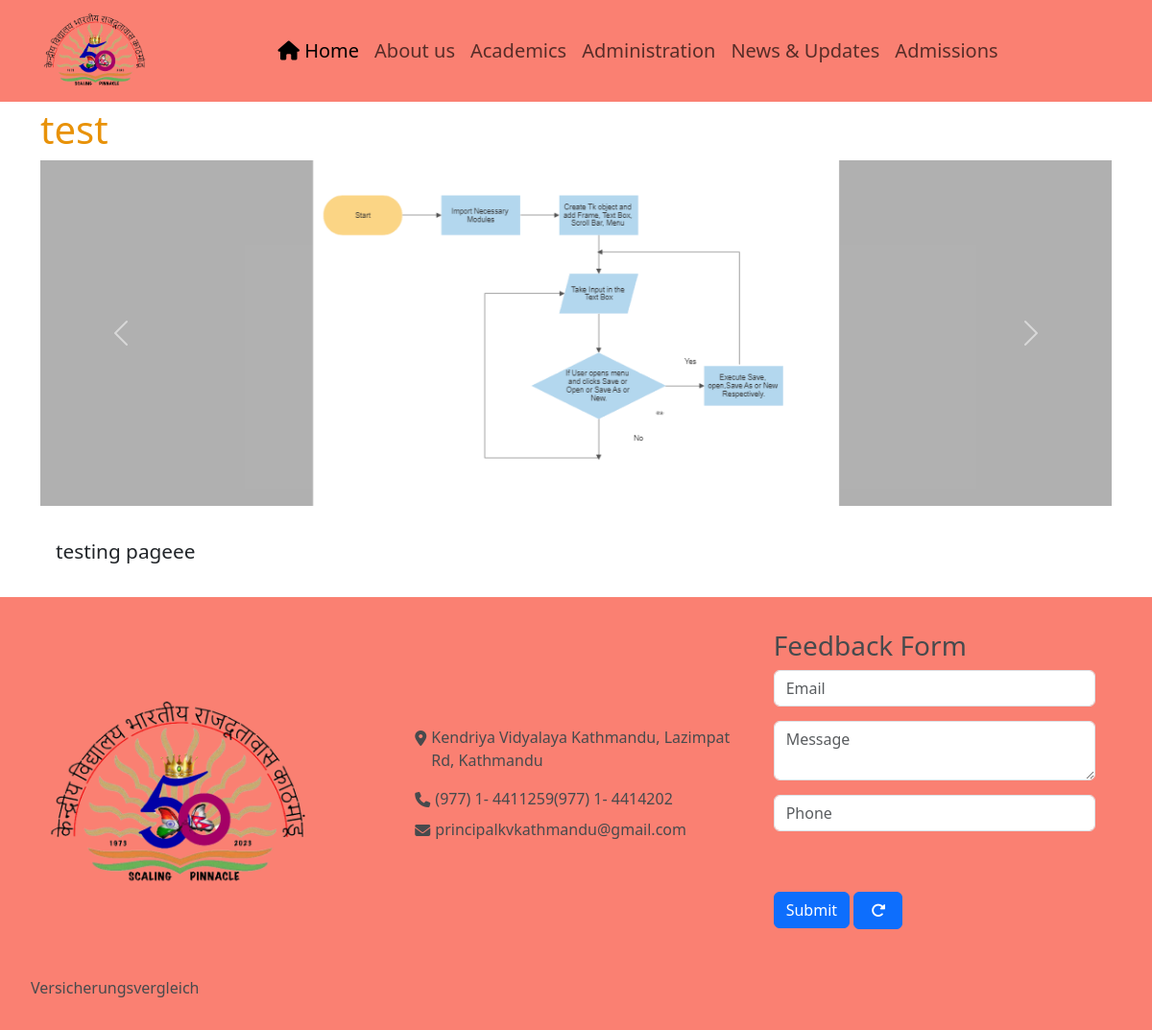
Screenshot of /News_and_Events/1 with the database file from the repository.
### main_app/models.py (models this page shows, shortened)
class News_and_Events(models.Model):
    id=models.IntegerField(primary_key=True,auto_created=True,blank=False,null=False)
    title=models.TextField(blank=False)
    description=models.TextField(blank=False)

class Images(models.Model):
    event=models.ForeignKey(News_and_Events,on_delete=models.CASCADE,related_name='images',blank=True,null=True)
    gallery=models.ForeignKey(Gallery,on_delete=models.CASCADE,related_name='images',blank=True,null=True)
    image=models.ImageField(upload_to='website/images/' ,blank=False ,null=False)

### main_app/views.py (the view)
# urls.py: path("News_and_Events/<int:pk>",views.show_event,name='show_event'),
def show_event(request,pk):
    return render(request,'website/show_event.html',{
        "event":News_and_Events.objects.get(pk=pk)
    })

### main_app/templates/website/show_event.html (shortened to what this page needs)
{% extends 'website/layout.html' %}
{% block body %}
    <h1>{{event.title}}</h1>
    {% with image=event.images.all %}
    <div id="eventGallery" class="carousel slide" data-bs-ride="carousel">
        {% for image in image %}
        <div class="carousel-inner">
            {% if forloop.counter == 1 %}
                <div class="carousel-item active">
                    <img src="{{image.image.url}}" class="d-block" alt="...">
                </div>
                {% elif forloop.counter >= 2 %}
                <div class="carousel-item">
                    <img src="{{image.image.url}}" class="d-block" alt="...">
                </div>
            {% endif %}
        </div>
        {% endfor %}
        <button class="carousel-control-prev" type="button" data-bs-target="#eventGallery" data-bs-slide="prev">
            <span class="carousel-control-prev-icon" aria-hidden="true"></span>
        </button>
        <button class="carousel-control-next" type="button" data-bs-target="#eventGallery" data-bs-slide="next">
            <span class="carousel-control-next-icon" aria-hidden="true"></span>
        </button>
    </div>
    {% endwith %}
    <p class="event-description my-3 p-3">{{event.description}}</p>
{% endblock %}

### main_app/static/website/styles.css (style rules this page uses)
* { padding: 0px; margin: 0px; }
html, body { height: 100%; }
body { font-size: 16px; background-color: #fff; display: flex; flex-direction: column; }
h1, h2, h3 { color: #e89209; }
#homeGallery, #eventGallery { height: 30vw; background-color: rgba(111, 111, 111, 0.5450980392); }
#homeGallery img, #eventGallery img { position: relative; left: 50%; transform: translateX(-50%); height: 30vw; }
.event-description { font-size: 1.3rem; }

### rows the page displays
News_and_Events: title "test", description "testing pageee"
Images: image (picture)
